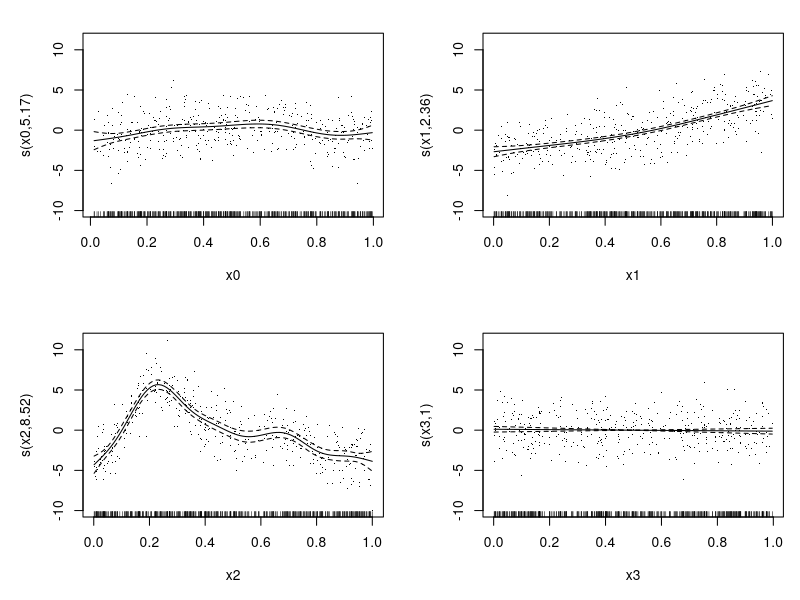
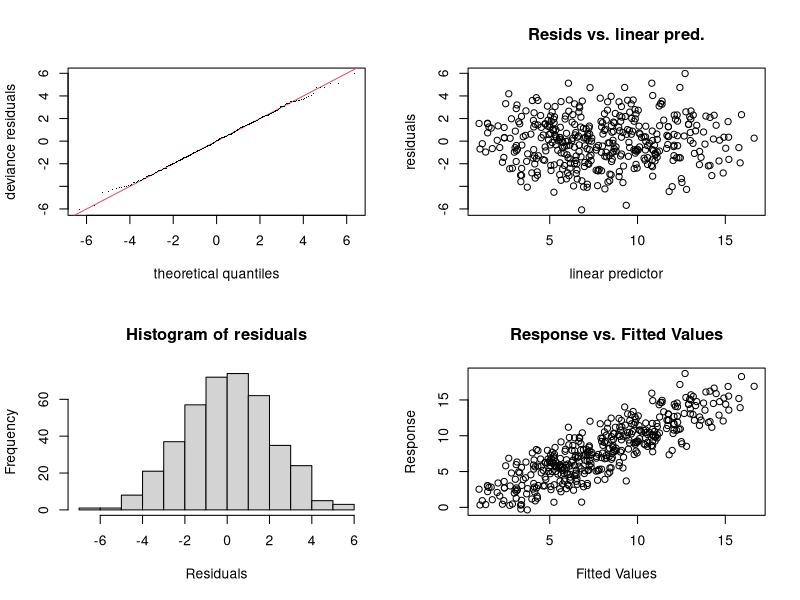

R code for these plots, in order: (Note: this script raises an error after producing the figures.)
## ---- chunk 1
knitr::opts_chunk$set(echo = TRUE, 
                      comment = NA, # Required
                      fig.path = "./figures/",  # Store all figures here in relative path (make the folder first)
                      fig.align = "center",
                      fig.width = 7,
                      fig.height = 7,
                      message = FALSE, # Turn off load messages
                      warning = FALSE # Turn off warnings
                      )
## ---- chunk 2
library(mgcv)
set.seed(0)
sim_data <- gamSim(1, n = 400, dist="normal", scale=2)
head(sim_data)
## ---- chunk 3
fit <- gam(y ~ s(x0) + s(x1) + s(x2) + s(x3), data = sim_data)
summary(fit)
## ---- chunk 4
plot(fit, pages=1, residuals=TRUE)
## ---- chunk 5
gam.check(fit)
## ---- chunk 6
data("mtcars")
mtcars_gam <- 
  gam(mpg ~ s(disp), data = mtcars, method = "REML")
summary(mtcars_gam)
## ---- chunk 7
ggplot(data = mtcars, aes(x = disp, y = mpg)) +
  theme_bw() + geom_point() +
  geom_smooth(method = "gam", formula = y ~ s(x)) 
## ---- chunk 8
par(mfrow = c(2,2))
## ---- chunk 9
gam.check(mtcars_gam)
## ---- chunk 10

## ---- chunk 11
data("iris")
## ---- chunk 12
# df <- read.csv('health_data.csv')
 # show the data
